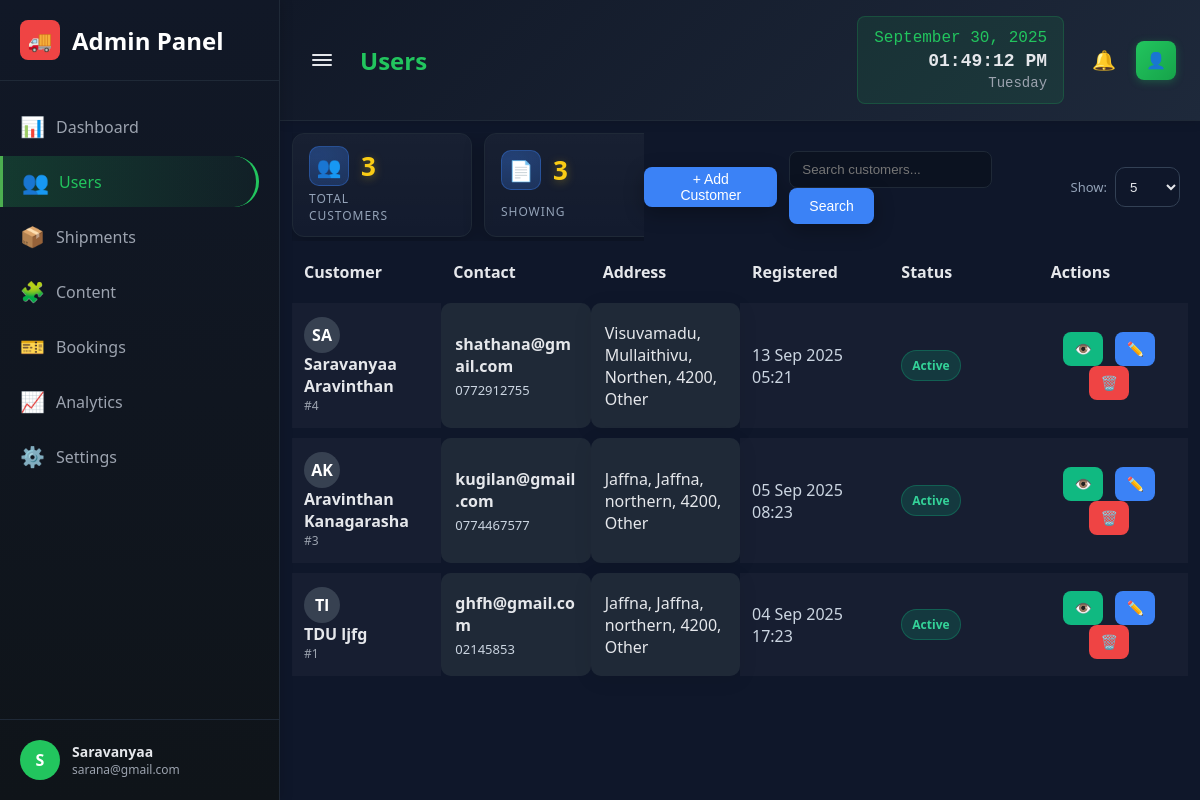
Screenshot of /users with the database file from the repository.
### app.py (models this page shows)
    class Customer(db.Model):
        __tablename__ = 'customers'
        id = db.Column(db.Integer, primary_key=True)
        first_name = db.Column(db.String(100), nullable=False)
        last_name = db.Column(db.String(100), nullable=False)
        email = db.Column(db.String(120), unique=True, nullable=False, index=True)
        phone = db.Column(db.String(20), nullable=True)
        address = db.Column(db.Text, nullable=True)
        city = db.Column(db.String(100), nullable=True)
        state = db.Column(db.String(100), nullable=True)
        postal_code = db.Column(db.String(20), nullable=True)
        country = db.Column(db.String(100), nullable=True)
        created_at = db.Column(db.DateTime, default=datetime.datetime.utcnow)
        is_active = db.Column(db.Boolean, default=True)
        @property
        def full_name(self):
            return f"{self.first_name} {self.last_name}"
        @property
        def full_address(self):
            parts = [self.address, self.city, self.state, self.postal_code, self.country]
            return ", ".join([part for part in parts if part])

### app.py (the view, shortened to what this page needs)
    @app.route('/users')
    def users():
        search = request.args.get('search', '').strip()
        page = request.args.get('page', 1, type=int)
        per_page_param = (request.args.get('per_page') or '').lower()
        status = (request.args.get('status') or '').strip().lower()
        allowed_page_sizes = {'5': 5, '25': 25, '50': 50, '100': 100}
        if per_page_param == 'all':
            per_page = 10**9  # effectively all on one page
        elif per_page_param in allowed_page_sizes:
            per_page = allowed_page_sizes[per_page_param]
        else:
            per_page = 10
        query = Customer.query
        if status == 'active':
            query = query.filter_by(is_active=True)
        elif status == 'inactive':
            query = query.filter_by(is_active=False)
        customers = query.order_by(Customer.created_at.desc()).paginate(
            page=page, per_page=per_page, error_out=False
        )
        return render_template('users.html', customers=customers, search=search, per_page=per_page_param or str(per_page), status=status)

### templates/users.html (shortened to what this page needs)
<!DOCTYPE html>
<html lang="en">
<head>
    <link rel="stylesheet" href="{{ url_for('static', filename='css/styles.css') }}">
</head>
<body class="dashboard-body users-page">
    <div class="dashboard-layout">
        <aside class="dashboard-sidebar">
            <div class="sidebar-header">
                <div class="logo">
                    <span class="logo-icon">🚚</span>
                    <span class="logo-text">Admin Panel</span>
                </div>
            </div>
            <nav class="sidebar-nav">
                <ul class="nav-menu">
                    <li class="nav-item">
                        <a href="{{ url_for('dashboard') }}" class="nav-link">
                            <span class="nav-icon">📊</span>
                            <span class="nav-text">Dashboard</span>
                        </a>
                    </li>
                    <li class="nav-item active">
                        <a href="{{ url_for('users') }}" class="nav-link">
                            <span class="nav-icon">👥</span>
                            <span class="nav-text">Users</span>
                        </a>
                    </li>
                    <li class="nav-item">
                        <a href="{{ url_for('shipments') }}" class="nav-link">
                            <span class="nav-icon">📦</span>
                            <span class="nav-text">Shipments</span>
                        </a>
                    </li>
                    <li class="nav-item">
                        <a href="/admin/content" class="nav-link">
                            <span class="nav-icon">🧩</span>
                            <span class="nav-text">Content</span>
                        </a>
                    </li>
                    <li class="nav-item">
                        <a href="{{ url_for('bookings') }}" class="nav-link">
                            <span class="nav-icon">🎫</span>
                            <span class="nav-text">Bookings</span>
                        </a>
                    </li>
                    <li class="nav-item">
                        <a href="{{ url_for('analytics_page') }}" class="nav-link">
                            <span class="nav-icon">📈</span>
                            <span class="nav-text">Analytics</span>
                        </a>
                    </li>
                    <li class="nav-item">
                        <a href="{{ url_for('settings') }}" class="nav-link">
                            <span class="nav-icon">⚙️</span>
                            <span class="nav-text">Settings</span>
                        </a>
                    </li>
                </ul>
            </nav>
            <div class="sidebar-footer">
                <div class="user-profile">
                    <div class="user-avatar" id="profileAvatar">A</div>
                    <div class="user-info">
                        <div class="user-name" id="profileName">Admin</div>
                        <div class="user-role"><span id="profileEmail">Administrator</span></div>
                    </div>
                </div>
            </div>
        </aside>
        <main class="dashboard-main">
            <header class="dashboard-header">
                <div class="header-left">
                    <button class="sidebar-toggle" id="sidebarToggle">
                        <span></span>
                        <span></span>
                        <span></span>
                    </button>
                    <h1>Users</h1>
                </div>
                <div class="header-right">
                    <div class="datetime-display">
                        <span id="current-date"></span>
                        <span id="current-time"></span>
                        <span id="current-day"></span>
                    </div>
                    <div class="header-actions">
                        <div class="notification-dropdown">
                            <button class="notification-btn" id="notificationBtn">
                                🔔
                            </button>
                        </div>
                        <div class="profile-dropdown">
                            <button class="profile-btn" id="profileBtn">👤</button>
                        </div>
                    </div>
                </div>
            </header>
            <div class="dashboard-content">
                <div class="users-header">
                    <div class="users-stats">
                        <div class="stat-item">
                            <div class="stat-icon">👥</div>
                            <span class="stat-number">{{ customers.total }}</span>
                            <span class="stat-label">Total Customers</span>
                        </div>
                        <div class="stat-item">
                            <div class="stat-icon">📄</div>
                            <span class="stat-number">{{ customers.items|length }}</span>
                            <span class="stat-label">Showing</span>
                        </div>
                    </div>
                    <div class="users-actions">
                    <button type="button" class="btn btn-primary" id="openAddCustomerBtn" style="height:40px;" onclick="openAddCustomerModal()">+ Add Customer</button>
                    <form method="GET" class="search-form">
                        <div class="search-container">
                            <input type="text" name="search" placeholder="Search customers..." value="{{ search }}" class="search-input">
                            <button type="submit" class="btn btn-primary">Search</button>
                        </div>
                    </form>
                        <form method="GET" class="per-page-form" style="display:flex; align-items:center; gap:8px;">
                            <label for="per_page" style="color:#94a3b8; font-size:13px;">Show:</label>
                            <select name="per_page" id="per_page" onchange="this.form.submit()" style="height:40px; background:#0f172a; color:#e5e7eb; border:1px solid #334155; border-radius:10px; padding:0 10px;">
                                <option value="5" {% if per_page=='5' %}selected{% endif %}>5</option>
                            </select>
                        </form>
                    </div>
                </div>
                <div class="users-table-container">
                    <table class="users-table">
                        <thead>
                            <tr>
                                <th>Customer</th>
                                <th>Contact</th>
                                <th>Address</th>
                                <th>Registered</th>
                                <th>Status</th>
                                <th>Actions</th>
                            </tr>
                        </thead>
                        <tbody>
                            {% for customer in customers.items %}
                            <tr class="user-row" data-customer-id="{{ customer.id }}">
                                <td class="customer-info">
                                    <div class="customer-avatar">{{ customer.first_name[0] }}{{ customer.last_name[0] }}</div>
                                    <div class="customer-details">
                                        <div class="customer-name">{{ customer.full_name }}</div>
                                        <div class="customer-id">#{{ customer.id }}</div>
                                    </div>
                                </td>
                                <td class="contact-info">
                                    <div class="contact-email">{{ customer.email }}</div>
                                    <div class="contact-phone">{{ customer.phone or 'No phone' }}</div>
                                </td>
                                <td class="location-info">
                                    <div class="location-full">{{ customer.full_address or 'Not provided' }}</div>
                                </td>
                                <td class="date-info">
                                    <div class="date-primary">{{ customer.created_at.strftime('%d %b %Y') }}</div>
                                    <div class="date-secondary">{{ customer.created_at.strftime('%H:%M') }}</div>
                                </td>
                                <td class="status-info">
                                    <span class="status-badge {{ 'active' if customer.is_active else 'inactive' }}">
                                        {{ 'Active' if customer.is_active else 'Inactive' }}
                                    </span>
                                </td>
                                <td class="actions-info" data-customer-id="{{ customer.id }}">
                                    <button type="button" class="action-btn view-btn" data-action="view" title="View Details">👁️</button>
                                    <button class="action-btn edit-btn" data-action="edit" title="Edit Customer">✏️</button>
                                    <button class="action-btn delete-btn" data-action="delete" title="Delete Customer">🗑️</button>
                                </td>
                            </tr>
                            {% endfor %}
                        </tbody>
                    </table>
                </div>
            </div>
        </main>
    </div>
</body>
</html>

### templates/users.html (style rules this page uses)
.dashboard-main { transition: opacity 0.3s ease; }
.nav-item.active .nav-link { background-color: rgba(255, 255, 255, 0.1); border-left: 3px solid #4CAF50; }
.nav-item.active .nav-link .nav-icon { transform: scale(1.1); }
.users-page .dashboard-main { padding: 0 !important; }
.users-page .dashboard-content { padding: 12px 12px !important; }
.users-page .users-table-container { width: 100% !important; max-width: none !important; }
.users-page .users-table { width: 100% !important; table-layout: fixed !important; }
.users-page .users-header { padding-right: 8px !important; }

### rows the page displays
Customer: first_name "S", last_name "A", full_name "Saravanyaa Aravinthan", id "4", email "shathana@gmail.com", phone "0772912755", address+city+state "Visuvamadu, Mullaithivu, Northen, 4200, Other", created_at "13 Sep 2025", created_at "05:21", is_active "Active"
Customer: first_name "A", last_name "K", full_name "Aravinthan Kanagarasha", id "3", email "kugilan@gmail.com", phone "0774467577", address+city+state "Jaffna, Jaffna, northern, 4200, Other", created_at "05 Sep 2025", created_at "08:23", is_active "Active"
Customer: first_name "T", last_name "l", full_name "TDU ljfg", id "1", email "ghfh@gmail.com", phone "02145853", address+city+state "Jaffna, Jaffna, northern, 4200, Other", created_at "04 Sep 2025", created_at "17:23", is_active "Active"

### other values shown
{{ customers.total }} "3"
{{ customers.items|length }} "3"
